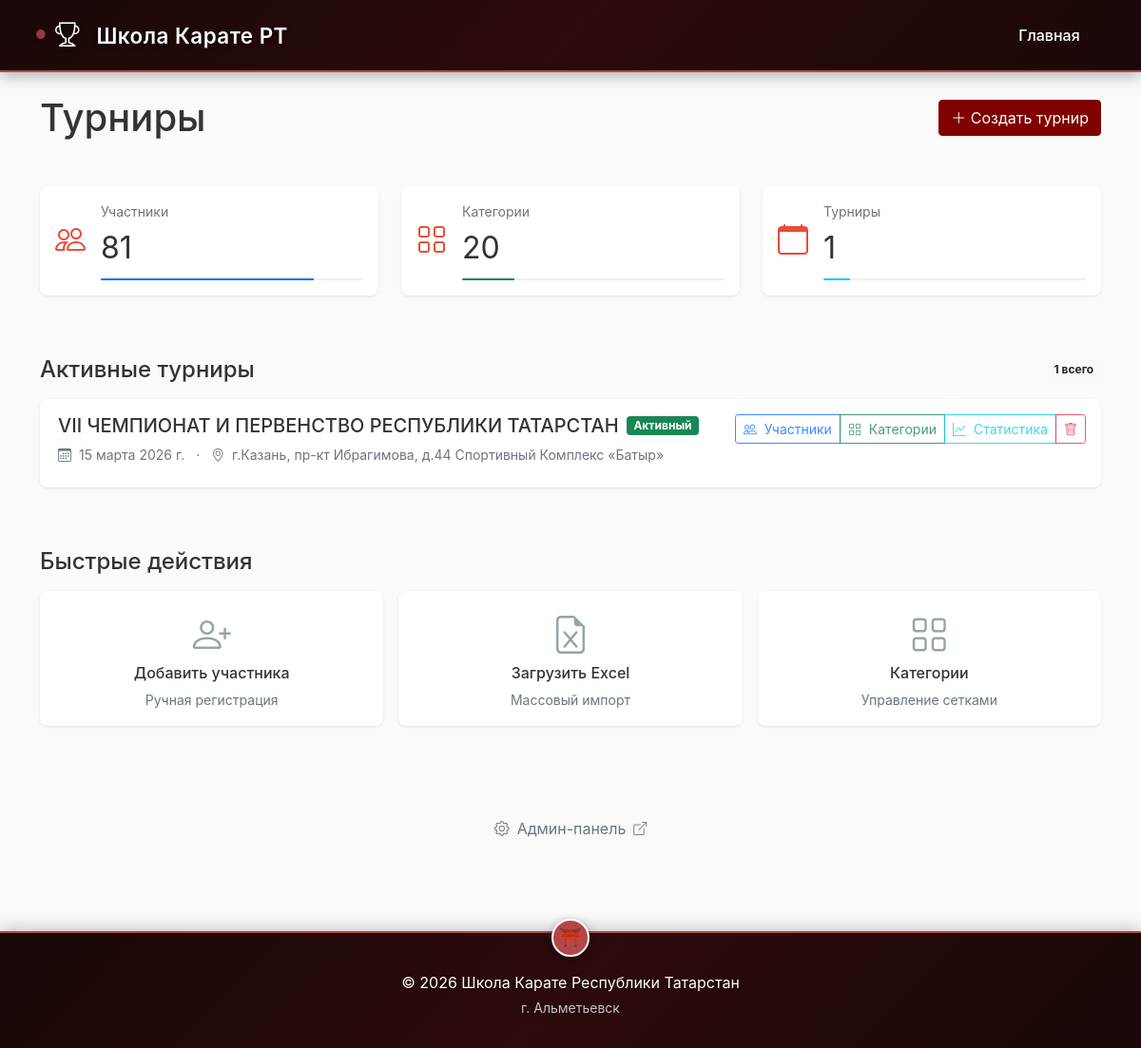
The app's page /, older data.
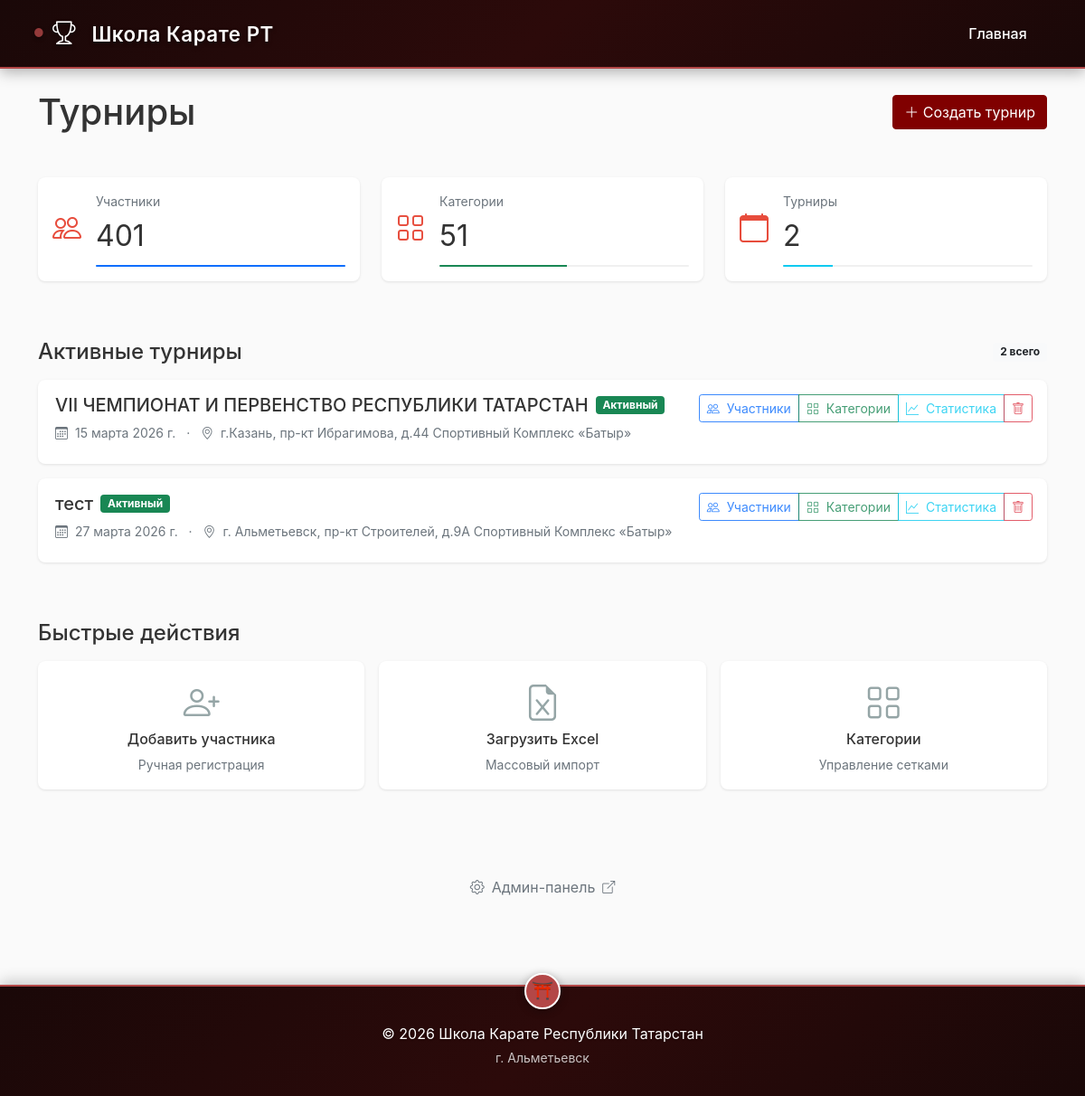
The same page, newer data.
### tournament/models.py (models this page shows, shortened)
class Tournament(models.Model):
    name = models.CharField(max_length=200, verbose_name="Название турнира")
    date = models.DateField(verbose_name="Дата проведения")
    location = models.CharField(max_length=300, verbose_name="Место проведения",
                                default="г. Альметьевск, пр-кт Строителей, д.9А Спортивный Комплекс «Батыр»")
    is_active = models.BooleanField(default=True, verbose_name="Активный")
    registration_deadline = models.DateField(verbose_name="Дедлайн регистрации", null=True, blank=True)
    class Meta:
        verbose_name = "Турнир"
        verbose_name_plural = "Турниры"

### tournament/views.py (the view)
# urls.py: path('', views.index, name='index'),
def index(request):
    tournaments = Tournament.objects.filter(is_active=True)
    first_tournament = tournaments.first()
    total_participants = Participant.objects.count()
    total_categories = 0
    if first_tournament:
        total_categories = len(get_unique_categories(first_tournament))
    context = {
        'tournaments': tournaments,
        'first_tournament': first_tournament,
        'total_participants': total_participants,
        'total_categories': total_categories,
    }
    return render(request, 'tournament/index.html', context)

### tournament/utils.py (called while the page is built)
def get_unique_categories(tournament):
    participants = Participant.objects.filter(tournament=tournament)
    categories = set()
    for p in participants:
        if p.age_category and p.weight_category:
            categories.add((p.age_category, p.gender, p.weight_category))
    return sorted(list(categories))

### tournament/templates/tournament/index.html (shortened to what the changed rows need)
{% extends 'tournament/base.html' %}
{% block content %}
<div class="row">
    <div class="col-12">
        <div class="d-flex justify-content-between align-items-center mb-5">
            <div class="position-relative">
                <h1 class="fw-400 mb-0">Турниры</h1>
            </div>
        </div>
        <div class="row g-4 mb-5">
            <div class="col-md-4">
                <div class="card stats-card">
                    <div class="card-body">
                        <div class="d-flex align-items-center">
                            <div class="flex-grow-1 ms-3">
                                <div class="text-muted small mb-1">Участники</div>
                                <div class="fs-2 fw-500 stats-number">{{ total_participants|default:"0" }}</div>
                                <div class="progress mt-2" style="height: 2px;">
                                    <div class="progress-bar bg-primary" style="width: {{ total_participants|default:0 }}%"></div>
                                </div>
                            </div>
                        </div>
                    </div>
                </div>
            </div>
            <div class="col-md-4">
                <div class="card stats-card">
                    <div class="card-body">
                        <div class="d-flex align-items-center">
                            <div class="flex-grow-1 ms-3">
                                <div class="text-muted small mb-1">Категории</div>
                                <div class="fs-2 fw-500 stats-number">{{ total_categories|default:"0" }}</div>
                                <div class="progress mt-2" style="height: 2px;">
                                    <div class="progress-bar bg-success" style="width: {{ total_categories|default:0 }}%"></div>
                                </div>
                            </div>
                        </div>
                    </div>
                </div>
            </div>
            <div class="col-md-4">
                <div class="card stats-card">
                    <div class="card-body">
                        <div class="d-flex align-items-center">
                            <div class="flex-grow-1 ms-3">
                                <div class="text-muted small mb-1">Турниры</div>
                                <div class="fs-2 fw-500 stats-number">{{ tournaments.count }}</div>
                                <div class="progress mt-2" style="height: 2px;">
                                    <div class="progress-bar bg-info" style="width: {{ tournaments.count }}0%"></div>
                                </div>
                            </div>
                        </div>
                    </div>
                </div>
            </div>
        </div>
        <div class="d-flex justify-content-between align-items-center mb-3">
            <h2 class="fs-4 fw-400 mb-0">Активные турниры</h2>
            <span class="badge bg-light text-dark">
                {{ tournaments.count }} всего
            </span>
        </div>
        {% for tournament in tournaments %}
            <div class="card tournament-card mb-3">
                <div class="card-body">
                    <div class="d-flex justify-content-between align-items-start">
                        <div class="tournament-info">
                            <div class="d-flex align-items-center mb-2">
                                <h3 class="fs-5 fw-500 mb-0">{{ tournament.name }}</h3>
                                {% if tournament.is_active %}
                                <span class="badge bg-success ms-2">Активный</span>
                                {% endif %}
                            </div>
                            <div class="text-muted small mb-2">
                                <i class="bi bi-calendar3 me-1"></i> {{ tournament.date }}
                                <span class="mx-2">·</span>
                                <i class="bi bi-geo-alt me-1"></i> {{ tournament.location }}
                            </div>
                        </div>
                        <div class="btn-group" role="group">
                            <a href="{% url 'participant_list' tournament.id %}" class="btn btn-sm btn-outline-primary" title="Участники">
                                <i class="bi bi-people"></i>
                                <span class="d-none d-md-inline ms-1">Участники</span>
                            </a>
                            <a href="{% url 'category_list' tournament.id %}" class="btn btn-sm btn-outline-success" title="Категории">
                                <i class="bi bi-grid"></i>
                                <span class="d-none d-md-inline ms-1">Категории</span>
                            </a>
                            <a href="{% url 'tournament_stats' tournament.id %}" class="btn btn-sm btn-outline-info" title="Статистика">
                                <i class="bi bi-graph-up"></i>
                                <span class="d-none d-md-inline ms-1">Статистика</span>
                            </a>
                            <a href="{% url 'delete_tournament' tournament.id %}" class="btn btn-sm btn-outline-danger" title="Удалить">
                                <i class="bi bi-trash"></i>
                            </a>
                        </div>
                    </div>
                </div>
            </div>
        {% endfor %}
        {% if first_tournament %}
        <div class="quick-actions mt-5 pt-3">
            <h2 class="fs-4 fw-400 mb-3">Быстрые действия</h2>
        </div>
        {% endif %}
    </div>
</div>
{% endblock %}

Row changes from the older to the newer data that the page shows:
added Tournament: name "тест", is_active "Активный", date "27 марта 2026 г.", location "г. Альметьевск, пр-кт Строителей, д.9А Спортивный Комплекс «Батыр»"
Text that changed along with them:
{{ total_participants|default:"0" }}: "81" → "401"
{{ total_participants|default:0 }}: 81 → 401 (drawn)
{{ total_categories|default:"0" }}: "20" → "51"
{{ total_categories|default:0 }}: 20 → 51 (drawn)
{{ tournaments.count }}: "1" → "2"
{{ tournaments.count }}: 1 → 2 (drawn)
